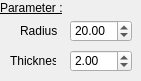
            <widget class="QWidget" name="page_2">
             <widget class="QDoubleSpinBox" name="doubleSpinBox_EditorRadius">
              <property name="geometry">
               <rect>
                <x>70</x>
                <y>20</y>
                <width>62</width>
                <height>22</height>
               </rect>
              </property>
              <property name="maximum">
               <double>1000.000000000000000</double>
              </property>
              <property name="value">
               <double>20.000000000000000</double>
              </property>
             </widget>
             <widget class="QLabel" name="label">
              <property name="geometry">
               <rect>
                <x>20</x>
                <y>20</y>
                <width>46</width>
                <height>21</height>
               </rect>
              </property>
              <property name="text">
               <string>Radius</string>
              </property>
             </widget>
             <widget class="QLabel" name="label_2">
              <property name="geometry">
               <rect>
                <x>10</x>
                <y>50</y>
                <width>46</width>
                <height>21</height>
               </rect>
              </property>
              <property name="text">
               <string>Thickness</string>
              </property>
             </widget>
             <widget class="QDoubleSpinBox" name="doubleSpinBox_EditorThickness">
              <property name="geometry">
               <rect>
                <x>70</x>
                <y>50</y>
                <width>62</width>
                <height>22</height>
               </rect>
              </property>
              <property name="value">
               <double>2.000000000000000</double>
              </property>
             </widget>
             <widget class="QLabel" name="label_3">
              <property name="geometry">
               <rect>
                <x>0</x>
                <y>0</y>
                <width>81</width>
                <height>16</height>
               </rect>
              </property>
              <property name="font">
               <font>
                <underline>true</underline>
               </font>
              </property>
              <property name="text">
               <string>Parameter :</string>
              </property>
             </widget>
            </widget>
